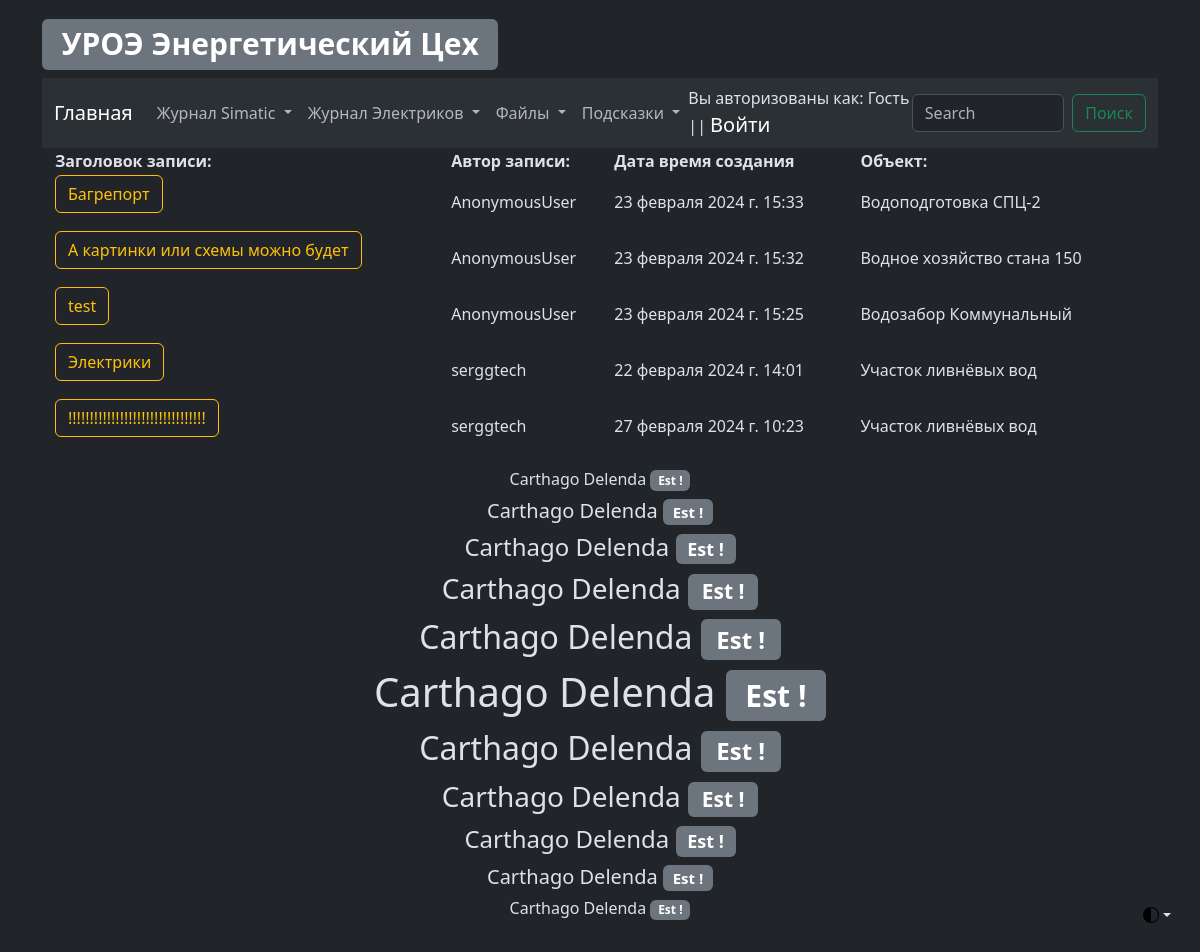
Before: /elc/elc_log_view with the older database file.
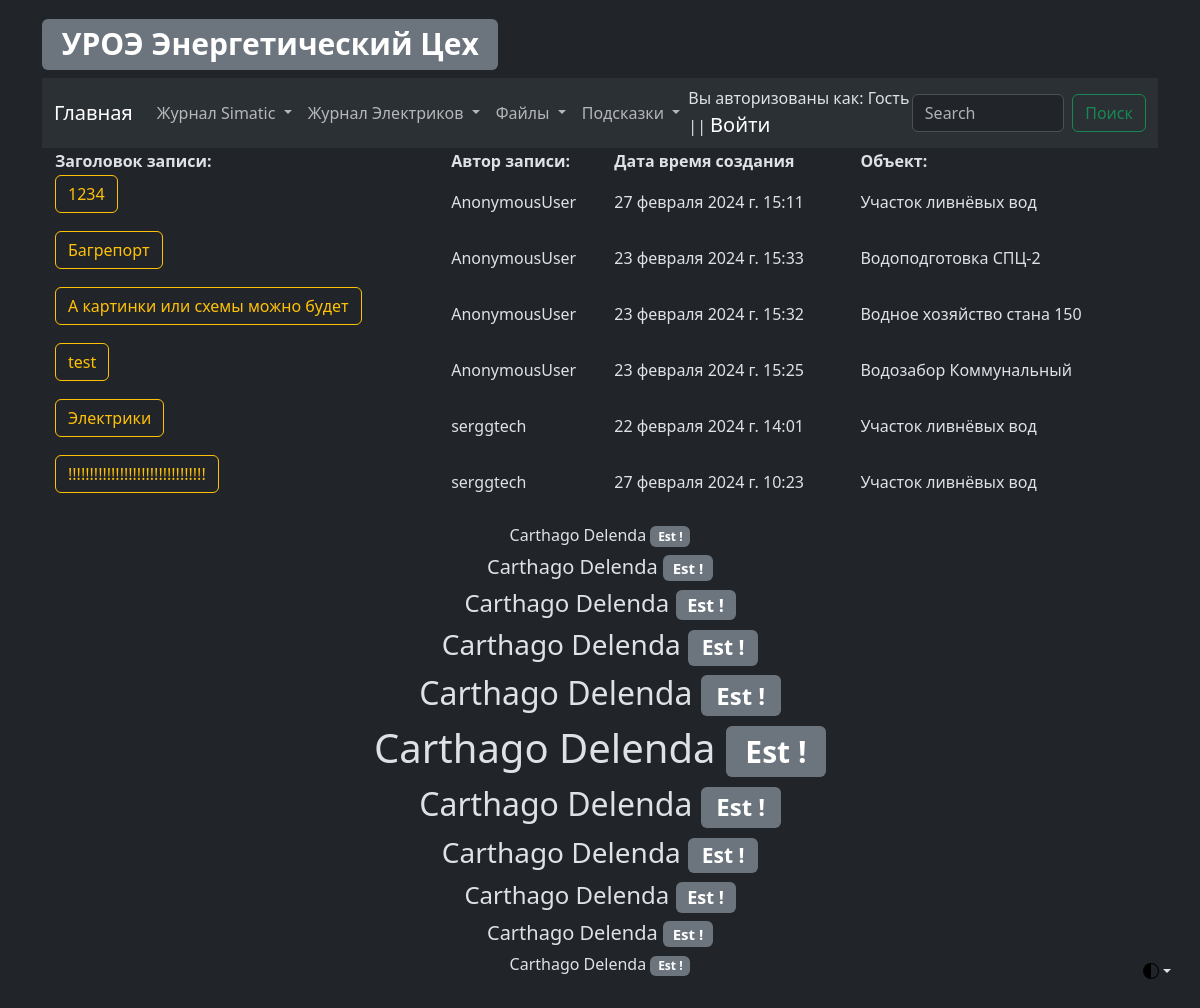
After: the same page with the newer database file.
### elc/models.py (models this page shows, shortened)
class ElcLog(models.Model):
    record_text_title = models.CharField(
        verbose_name="Заголовок записи", max_length=100
    )
    record_text_full = models.TextField(verbose_name="Текст записи", max_length=9999)
    record_author = models.CharField(verbose_name="Автор записи", max_length=100)
    record_data_create = models.DateTimeField(
        verbose_name="Дата создания записи", auto_now=True
    )
    record_object = models.ForeignKey(
        EncObject,
        related_name="elc_log_object",
        on_delete=models.CASCADE,
        blank=True,
        verbose_name="Объект",
    )
    record_electrical_room = models.ForeignKey(
        EncElectricalRoom,
        related_name="elc_log_electrical_room",
        on_delete=models.CASCADE,
        blank=True,
        verbose_name="Электропомещение",
    )
    record_mechanism = models.ForeignKey(
        EncMechanism,
        related_name="elc_log_mechanism",
        on_delete=models.CASCADE,
        blank=True,
        verbose_name="Механизм",
    )
    class Meta:
        verbose_name = "Запись Элекриков"
        verbose_name_plural = "Записи Элекриков"

### Enc_object/models.py (models this page shows, shortened)
class EncObject(models.Model):
    title = models.CharField(verbose_name="Объект", max_length=100)
    title_description = models.CharField(
        verbose_name="Описание объекта", max_length=100
    )
    slug = models.SlugField(max_length=50, unique=True)
    def __str__(self):
        return f"{self.title}"
    class Meta:
        verbose_name = "Объект"
        verbose_name_plural = "Объекты"

### elc/views.py (the view)
# urls.py: path("elc_log_view", elc_log_view, name="elc_log_view"),
def elc_log_view(request):
    all_electrical_log = ElcLog.objects.order_by("-id")[:10]
    return render(
        request,
        template_name="elc/log/log_view.html",
        context={
            "title": "Просмотр журнала",
            "all_electrical_log": all_electrical_log,
        },
    )

### elc/templates/elc/log/log_view.html (shortened to what this page needs)
{% extends 'template_0.html' %}
{% block electrical_log_view %}
<table align="center" width="100%">
    <tr>
        <th>Заголовок записи:</th>
        <th>Автор записи:</th>
        <th>Дата время создания</th>
        <th>Объект:</th>
    </tr>
    {% for record in all_electrical_log %}
    <tr>
        <td>
            <p class="d-inline-flex gap-1">
                <a aria-controls="collapseExample{{ record.id }}" aria-expanded="false" class="btn btn-outline-warning"
                   data-bs-toggle="collapse" href="#collapseExample{{ record.id }}" role="button">
                    {{ record.record_text_title | safe | slice:32 }}
                </a>
            </p>
        </td>
        <td>{{ record.record_author }}</td>
        <td>{{ record.record_data_create }}</td>
        <td>{{ record.record_object }}</td>
    </tr>
    {% endfor %}
</table>
{% endblock %}

Changed rows visible on the page:
added ElcLog: record_text_title "1234", record_author "AnonymousUser", record_data_create "27 февраля 2024 г. 15:11", record_object "Участок ливнёвых вод"
